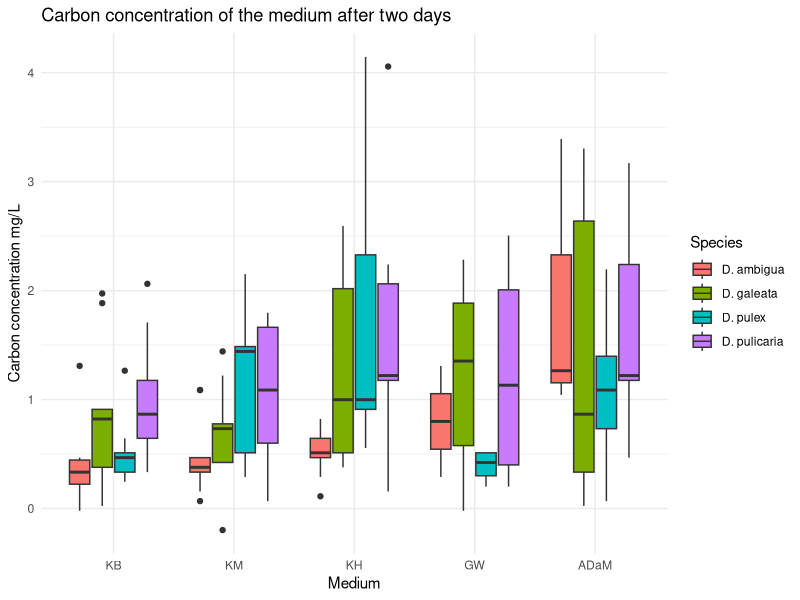

Generate this figure with R:
library(readxl)
library(tidyverse)
library(here)
library(car)

dataraw <- read_excel(here("data_raw/OnderzoekMedium.xlsx"), sheet = "Absorbances", range = "A1:F61", na = "NA")
# datatidy <- mutate(dataraw, "MeanAbsorbance" = rowMeans(dataraw[ , c(4:6)], na.rm = TRUE), A1=NULL, A2=NULL, A3=NULL)
datatidy <- pivot_longer(dataraw, cols = c("A1", "A2", "A3"), names_to = "Clone", values_to = "Absorbance")

regression <- read_excel(here("data_raw/Carbon concentration (based on chemostat C).xlsx"), sheet = "Carbon regression line", range = "A1:C9")

model <- lm(`Carbon Content (mg/L)` ~ `Light absorption (λ)`, data = regression) # Calculate regression curve

data <- mutate(datatidy, "Carbon_mgL" = (datatidy$Absorbance *  model$coefficients[[2]] + model$coefficients[[1]]) / 5 )

level_order <- c("KB", "KM", "KH", "GW", "ADaM") 

ggplot(data = data, aes(y = Carbon_mgL, x = factor(Medium, level = level_order), fill = Species))+
  geom_boxplot()+
  theme_minimal()+
  labs(y = "Carbon concentration mg/L", 
       title = "Carbon concentration of the medium after two days",
       x = "Medium")

dataF <- filter(data, Species == "D. pulex")
  
dataF %>%
  group_by(Medium) %>%
  summarise(p.value.sw = shapiro.test(Carbon_mgL)$p.value) 
  
leveneTest(Carbon_mgL ~ Medium, data = dataF)[3] # variances arent equal, p = 0.03612178
  
  summary <- group_by(dataF, Medium) %>%
    summarise(count = n(),
              mean = mean(Carbon_mgL, na.rm = TRUE),
              sd = sd(Carbon_mgL, na.rm = TRUE),
              var = var(Carbon_mgL, na.rm=TRUE))
  
max(summary$var) / min(summary$var) # 3.814713, since the max variance is not 4 times larger than the min I will still conduct a one-way ANOVA
  
res_aov <- aov(Carbon_mgL ~ Medium, data = dataF)
summary(res_aov)
TukeyHSD(res_aov)







#ttest <- pairwise.t.test(data$Carbon_mgL, data$Medium,
#                p.adjust.method = "bonf")

#o <- as.numeric(ttest[[3]]) %>% order()
#as.numeric(ttest[[3]])[o]
